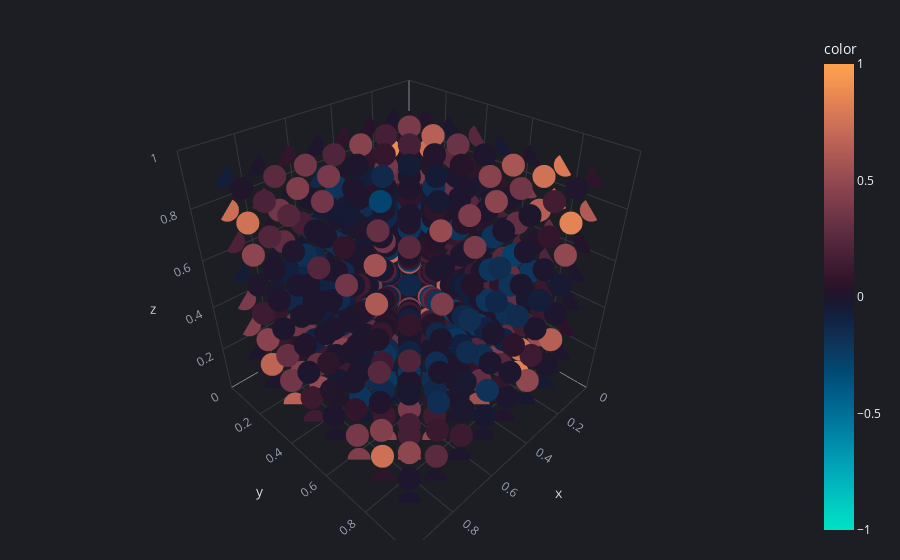

The notebook cell this image was saved under:
### Code cell
import functools as ft
from einops import rearrange, reduce

N_GRID = 8

grid_vals = jnp.linspace(0, 1, N_GRID + 1)[:-1]

xx, yy, zz = jnp.meshgrid(grid_vals, grid_vals, grid_vals)
xyz = rearrange(jnp.array([xx, yy, zz]), 'd n1 n2 n3 -> (n1 n2 n3) d')


cmap = rp.list_diverging

def plot(dens, n_skip=2, thresh=0, cmap=cmap):
    bg_mask = abs(dens) > thresh
    skip_mask = jnp.all(jnp.round(xyz * N_GRID) % n_skip == 0, axis=1)
    mask = skip_mask & bg_mask
    return px.scatter_3d(
        x=xyz[mask, 0],
        y=xyz[mask, 1],
        z=xyz[mask, 2],
        color=dens[mask] ** 3,
        # color=np.array(species[mask]).astype('str'),
        color_continuous_scale=cmap,
        color_continuous_midpoint=0,
        range_x=[0, 1], range_y=[0, 1], range_z=[0, 1],
        opacity=1,
    )

plot(pos_corr[73], n_skip=1)

### Figure 1 — Plotly figure (JSON) as saved in the notebook; plotly's stock layout.template omitted (floating-point values rounded to 4 significant figures; data arrays with more than 128 entries replaced by an {"elided": "..."} marker saying what was removed)
{"data": [{"hovertemplate": "x=%{x}<br>y=%{y}<br>z=%{z}<br>color=%{marker.color}<extra></extra>", "legendgroup": "", "marker": {"color": {"elided": "512 float values"}, "coloraxis": "coloraxis", "opacity": 1, "symbol": "circle"}, "mode": "markers", "name": "", "scene": "scene", "showlegend": false, "type": "scatter3d", "x": {"elided": "512 float values"}, "y": {"elided": "512 float values"}, "z": {"elided": "512 float values"}}], "layout": {"coloraxis": {"cmid": 0, "colorbar": {"title": {"text": "color"}}, "colorscale": {"elided": "256x2 mixed values"}}, "legend": {"tracegroupgap": 0}, "scene": {"domain": {"x": [0, 1], "y": [0, 1]}, "xaxis": {"range": [0, 1], "title": {"text": "x"}}, "yaxis": {"range": [0, 1], "title": {"text": "y"}}, "zaxis": {"range": [0, 1], "title": {"text": "z"}}}}}
